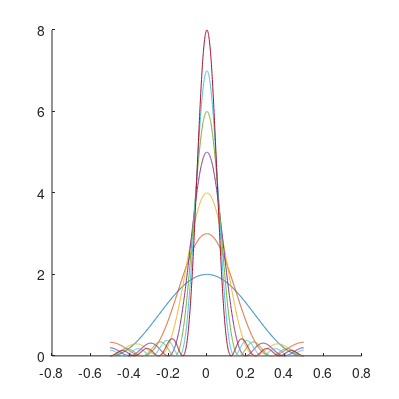

The MATLAB script that drew this image:

figure('position',[0,0,400,400])
hold on;

% ---

F = @(t,N) (1./(1+N)).*((sin(pi.*(N+1).*t)./sin(pi.*t))).^2;


I = -0.5:0.001:0.5;


for n=1:7
    plot(I,F(I,n));
end

% ---

set(gcf,'PaperPositionMode','auto','PaperSize',[5,5])
saveas(gcf,'fejerkernel.pdf')
